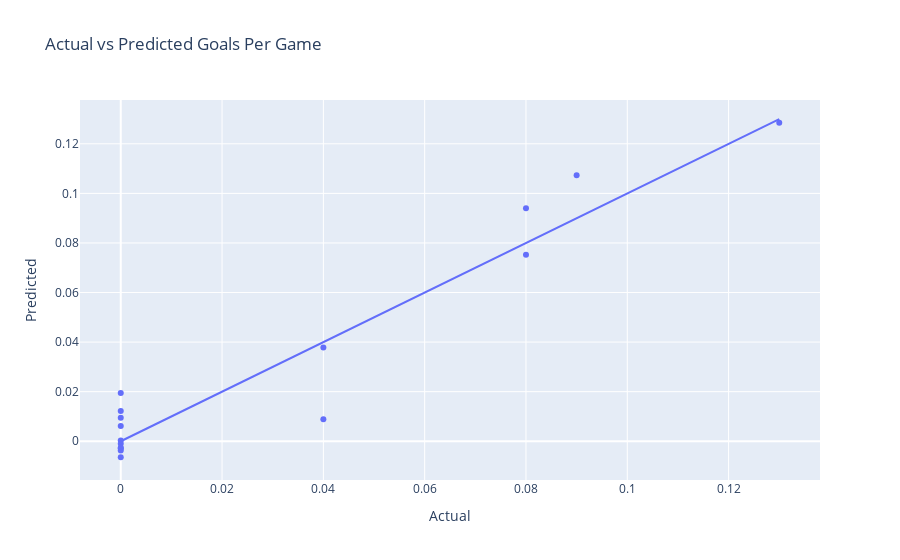

Notebook code cell kept with this figure:
### Code cell
from sklearn.model_selection import train_test_split
import statsmodels.api as sm
import plotly.express as px
import pandas as pd

# Select the top N features based on absolute coefficient values
N = 10  # You can adjust the number of top features to use
top_features = coef_df.head(N)['Feature'].tolist()

# Prepare the data using only the top features
X_top = X[top_features]

# Add a constant to the independent variables
X_top = sm.add_constant(X_top)

# Split the data into training and testing sets
X_train, X_test, y_train, y_test = train_test_split(X_top, y, test_size=0.2, random_state=42)

# Train the multiple linear regression model
model = sm.OLS(y_train, X_train).fit()

# Print the model summary
print(model.summary())

# Make predictions on the test set
y_pred = model.predict(X_test)

# Create a DataFrame for actual vs predicted values
predictions_df = pd.DataFrame({'Actual': y_test, 'Predicted': y_pred})

# Plotting actual vs predicted values using Plotly
fig = px.scatter(
    predictions_df,
    x='Actual',
    y='Predicted',
    title='Actual vs Predicted Goals Per Game',
    labels={'Actual': 'Actual', 'Predicted': 'Predicted'}
)

# Add a diagonal line representing perfect predictions
fig.add_trace(
    px.line(
        x=[predictions_df['Actual'].min(), predictions_df['Actual'].max()],
        y=[predictions_df['Actual'].min(), predictions_df['Actual'].max()]
    ).data[0]
)

fig.show()

### Figure 1 — Plotly figure (JSON) as saved in the notebook; plotly's stock layout.template omitted (floating-point values rounded to 4 significant figures)
{"data": [{"hovertemplate": "Actual=%{x}<br>Predicted=%{y}<extra></extra>", "legendgroup": "", "marker": {"color": "#636efa", "symbol": "circle"}, "mode": "markers", "name": "", "orientation": "v", "showlegend": false, "type": "scatter", "x": [0.0, 0.04, 0.08, 0.0, 0.0, 0.0, 0.0, 0.0, 0.13, 0.0, 0.0, 0.0, 0.09, 0.0, 0.08, 0.04], "xaxis": "x", "y": [-0.002799, 0.03778, 0.07524, -0.00105, 0.01216, -0.003704, 0.009515, 0.01941, 0.1285, 0.006119, 0.000339, -0.002625, 0.1073, -0.006465, 0.09398, 0.008861], "yaxis": "y"}, {"hovertemplate": "x=%{x}<br>y=%{y}<extra></extra>", "legendgroup": "", "line": {"color": "#636efa", "dash": "solid"}, "marker": {"symbol": "circle"}, "mode": "lines", "name": "", "orientation": "v", "showlegend": false, "type": "scatter", "x": [0.0, 0.13], "xaxis": "x", "y": [0.0, 0.13], "yaxis": "y"}], "layout": {"legend": {"tracegroupgap": 0}, "title": {"text": "Actual vs Predicted Goals Per Game"}, "xaxis": {"anchor": "y", "domain": [0, 1], "title": {"text": "Actual"}}, "yaxis": {"anchor": "x", "domain": [0, 1], "title": {"text": "Predicted"}}}}
